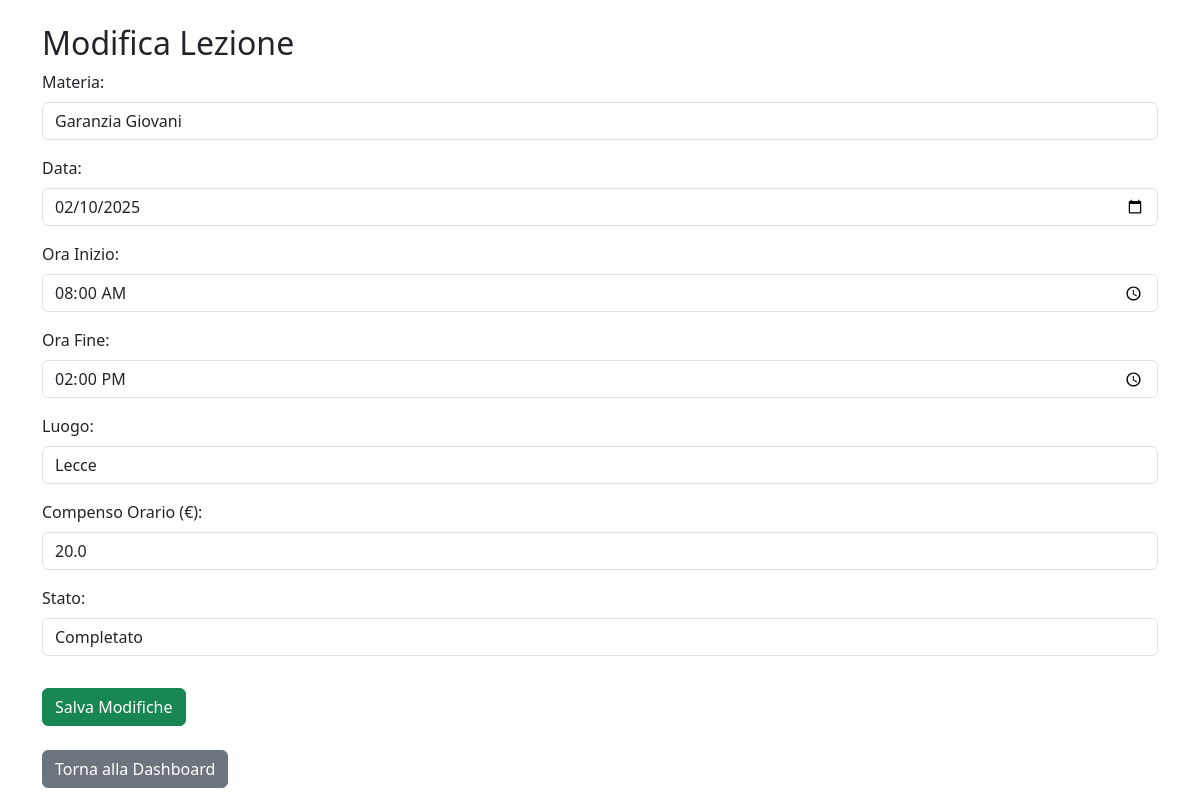
Screenshot of /modifica_lezione/4 (signed in) with the database file from the repository.
### tables this page shows
CREATE TABLE lezioni (
            id INTEGER PRIMARY KEY AUTOINCREMENT,
            id_corso TEXT NOT NULL,
            materia TEXT NOT NULL,
            data TEXT NOT NULL,
            ora_inizio TEXT NOT NULL,
            ora_fine TEXT NOT NULL,
            luogo TEXT NOT NULL,
            compenso_orario REAL NOT NULL,
            stato TEXT NOT NULL,
            fatturato INTEGER DEFAULT 0,
            mese_fatturato TEXT DEFAULT NULL
        );

### routes/lezioni.py (the view, shortened to what this page needs)
@lezioni_bp.route("/modifica_lezione/<int:lezione_id>", methods=["GET", "POST"])
@login_required
def modifica_lezione(lezione_id):
    with db_connection() as conn:
        cursor = conn.cursor()
        placeholder = get_placeholder()
        cursor.execute(f"SELECT * FROM lezioni WHERE id={placeholder}", (lezione_id,))
        lezione = cursor.fetchone()
    return render_template("modifica_lezione.html", lezione=lezione)

### database.py (called while the page is built)
def get_db_connection():
    conn = sqlite3.connect(DB_PATH)
    conn.row_factory = sqlite3.Row
    return conn

@contextmanager
def db_connection():
    conn = get_db_connection()
    try:
        yield conn
    finally:
        conn.close()

### db_utils.py (called while the page is built)
def get_placeholder():
    return "%s" if USE_POSTGRES else "?"

### models/user.py (called while the page is built)
def load_user_from_db(user_id):
    try:
        user_id_int = int(user_id)
        placeholder = get_placeholder()
        with db_connection() as conn:
            cursor = conn.cursor()
            cursor.execute(f"SELECT * FROM users WHERE id = {placeholder}", (user_id_int,))
            user = cursor.fetchone()
            if user:
                return User(id=user['id'])
    except Exception as e:
        print(f"Errore in load_user_from_db: {e}")
    return None

### templates/modifica_lezione.html (shortened to what this page needs)
<!DOCTYPE html>
<html lang="it">
<head>
    <link rel="stylesheet" href="https://cdn.jsdelivr.net/npm/bootstrap@5.3.0/dist/css/bootstrap.min.css">
</head>
<body>
    <div class="container mt-4">
        <h2>Modifica Lezione</h2>
        <form method="post">
            <div class="mb-3">
                <label for="materia" class="form-label">Materia:</label>
                <input class="form-control" type="text" id="materia" name="materia" value="{{ lezione['materia'] }}" required>
            </div>
            <div class="mb-3">
                <label for="data" class="form-label">Data:</label>
                <input class="form-control" type="date" id="data" name="data" value="{{ lezione['data'] }}" required>
            </div>
            <div class="mb-3">
                <label for="ora_inizio" class="form-label">Ora Inizio:</label>
                <input class="form-control" type="time" id="ora_inizio" name="ora_inizio" value="{{ lezione['ora_inizio'] }}" required>
            </div>
            <div class="mb-3">
                <label for="ora_fine" class="form-label">Ora Fine:</label>
                <input class="form-control" type="time" id="ora_fine" name="ora_fine" value="{{ lezione['ora_fine'] }}" required>
            </div>
            <div class="mb-3">
                <label for="luogo" class="form-label">Luogo:</label>
                <input class="form-control" type="text" id="luogo" name="luogo" value="{{ lezione['luogo'] }}" required>
            </div>
            <div class="mb-3">
                <label for="compenso_orario" class="form-label">Compenso Orario (€):</label>
                <input class="form-control" type="number" step="0.01" id="compenso_orario" name="compenso_orario" value="{{ lezione['compenso_orario'] }}" required>
            </div>
            <div class="mb-3">
                <label for="stato" class="form-label">Stato:</label>
                <select class="form-control" id="stato" name="stato">
                    <option value="Completato" {% if lezione['stato'] == "Completato" %}selected{% endif %}>Completato</option>
                </select>
            </div>
            <button class="btn btn-success mt-3" type="submit">Salva Modifiche</button>
        </form>
        <br>
        <a href="{{ url_for('lezioni.dashboard') }}" class="btn btn-secondary">Torna alla Dashboard</a>
    </div>
</body>
</html>

### rows the page displays
lezioni: materia "Garanzia Giovani", data "02/10/2025", ora_inizio "08:00", ora_fine "14:00", luogo "Lecce", compenso_orario "20.0", stato "Completato"
